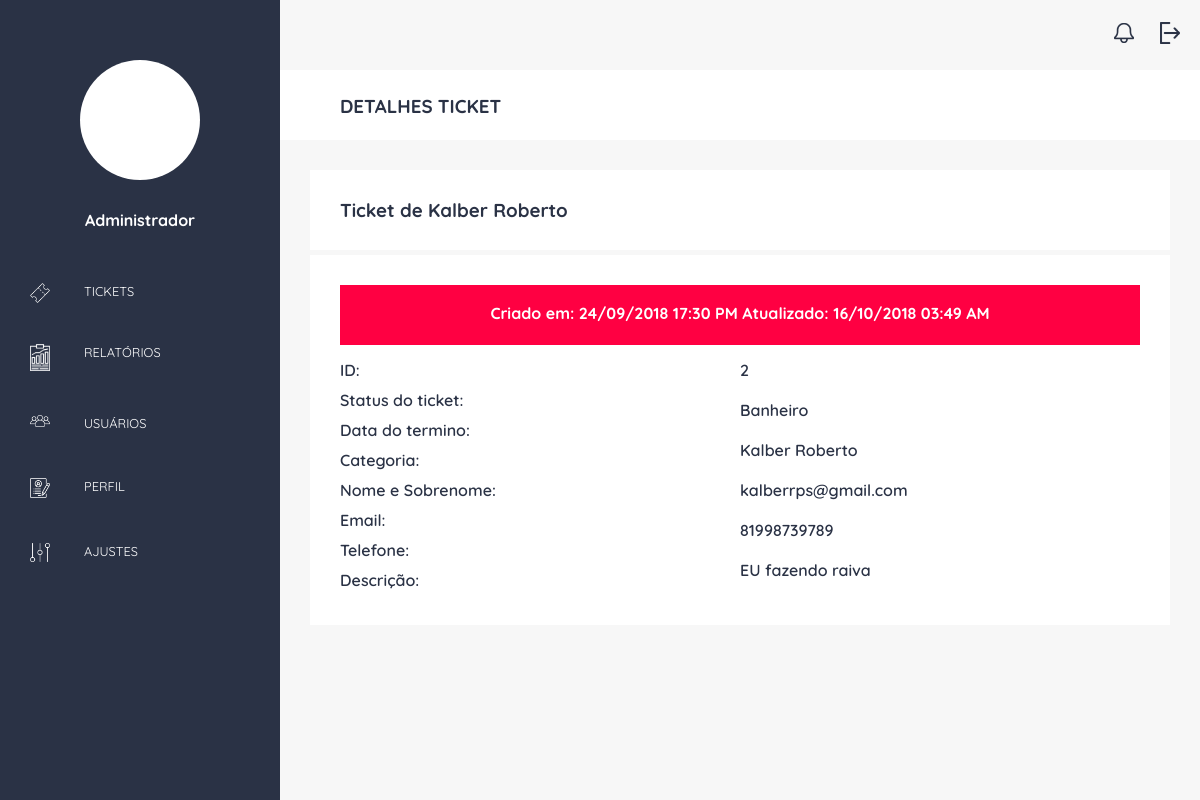
Page /adm/details/2 (signed in) on the committed database.
### ticket/models.py (models this page shows, shortened)
class Ticket(models.Model):
    STATUS = (
        ('1', 'NOVO'),
        ('2', 'ABERTO'),
        ('3', 'FECHADO')
    )
    status = models.CharField(max_length=1, null=True, choices=STATUS, default='1')
    data_criacao = models.DateTimeField(auto_now_add=True)
    modified = models.DateTimeField(auto_now=True)
    categoria = models.ForeignKey(Categoria, on_delete=models.SET_NULL, null=True)
    nome_completo = models.CharField(max_length=50)
    email = models.EmailField()
    telefone = models.CharField(max_length=14)
    anexo = models.FileField(upload_to='post_image', blank=True)
    descricao = models.TextField()
    user = models.ForeignKey(User, on_delete=models.SET_NULL, blank=True, null=True)

class Categoria(models.Model):
    nome=models.CharField(max_length=100)

### adminstrador/views.py (the view)
# urls.py: path('details/<int:id>', details, name='details'),
@login_required
def details(request, id):
    ticket = Ticket.objects.get(id = id)
    form = TicketForm(instance=ticket)
    return render(request, 'detailsticket.html', {'ticket': ticket, 'form': form})

### adminstrador/templates/detailsticket.html
{% extends 'basedashboard.html' %}
{% block titulo  %} DETALHES TICKET {% endblock %}
{% block main %}
<div class="container-details">
    <div class="content-details">
        <h3> Ticket de {{ticket.nome_completo}} </h3>
    </div>
</div>
<div class="container-listticket">
    <div class="content-listticket">
        <div class="content-date">
			<h4>
				Criado em: {{ ticket.data_criacao|date:"d/m/Y H:i A"  }}
				Atualizado: {{ticket.modified|date:"d/m/Y H:i A"  }}
			</h4>
        </div>
        <div class="ticket-details">
            <div class="details-list">
				<p>ID: </p>
				<p>Status do ticket: </p>
				<p>Data do termino: </p>
				<p>Categoria: </p>
				<p>Nome e Sobrenome: </p>
				<p>Email: </p>
				<p>Telefone: </p>
				<p>Descrição: </p>
			</div>
			<div class="details-atribute">
				<p>{{ticket.id}}</p>
				<p>{{ticket.categoria.nome}}</p>
				<p>{{ticket.nome_completo}}</p>
				<p>{{ticket.email}}</p>
				<p>{{ticket.telefone}}</p>
				<p>{{ticket.descricao}}</p>
            </div>
        </div>
    </div>
</div>
{% endblock %}

### static/css/colors.css (style rules this page uses)
:root { --gray: #3C4559; --dark-gray: #2A3245; --light-gray: #F7F7F7; --red: #FF0042; --dark-red: #DE0039; --white: #ffffff; --green: #023D3D; --yellow: #FFCC00; }

### static/css/detailsticket.css (style rules this page uses)
.container-details { display: grid; grid-template-columns: 1fr; background-color: var(--white); height: 80px; margin: 30px 30px 0 30px; align-content: center; }
.content-details { margin-left: 30px; color: var(--dark-gray); }
.container-listticket { display: grid; grid-template-columns: 1fr; margin: 5px 30px 0 30px; background-color: var(--white); height: auto; }
.content-listticket { display: grid; margin: 30px; }
.ticket-details { display: grid; grid-template-columns: 1fr 1fr; grid-template-areas: "list atribute"; }
.details-list { display: grid; grid-area: list; margin-top: 10px; }
.details-atribute { display: grid; grid-area: atribute; margin-top: 10px; }
.details-list p, .details-atribute p { padding: 5px 0 5px 0; font-weight: 600; color: var(--dark-gray); }
.content-date { background-color: var(--red); height: 60px; color: var(--white); }
.content-date h4 { display: grid; text-align: center; margin-top: 18px; }

### rows in the picture
Ticket: nome_completo "Kalber Roberto", data_criacao "24/09/2018 17:30 PM", modified "16/10/2018 03:49 AM", id "2", categoria.nome "Banheiro", email "kalberrps@gmail.com", telefone "81998739789", descricao "EU fazendo raiva"
